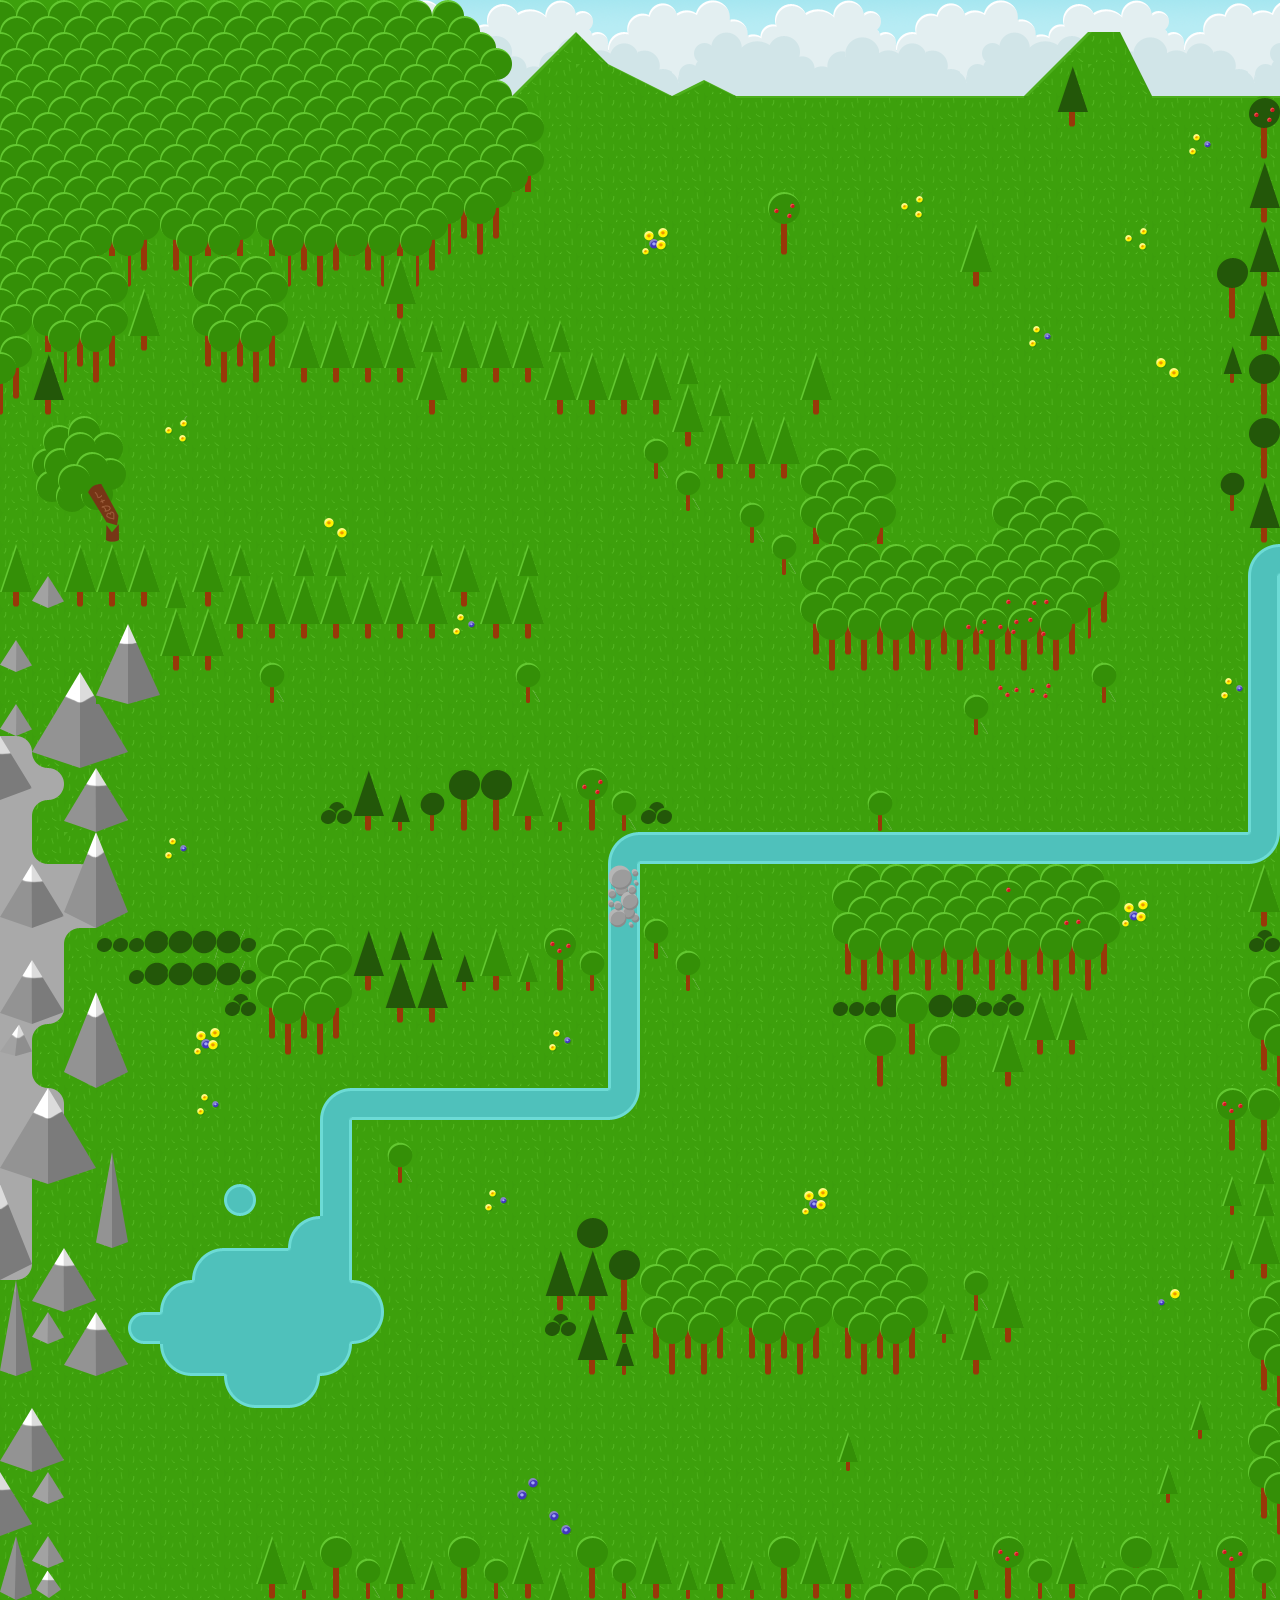

The image is a tile-based game level rendered from a .tmx file. Its description and source (layers, tilesets, objects; grid data summarised) follow:
An orthogonal 40x50 tile map with 32x32 px tiles, 3 tile layers (ground1, ground2, foreground).

<map version="1.0" orientation="orthogonal" width="40" height="50" tilewidth="32" tileheight="32">
 <tileset firstgid="1" name="tileset_grassland" tilewidth="32" tileheight="32">
  <image source="tileset_grassland.png" width="640" height="640" />
  <tile id="14">
   <properties>
    <property name="passable" value="True" />
   </properties>
  </tile>
  <tile id="15">
   <properties>
    <property name="passable" value="True" />
   </properties>
  </tile>
  <tile id="29">
   <properties>
    <property name="passable" value="True" />
   </properties>
  </tile>
  <tile id="34">
   <properties>
    <property name="passable" value="True" />
   </properties>
  </tile>
  <tile id="50">
   <properties>
    <property name="passable" value="True" />
   </properties>
  </tile>
  <tile id="54">
   <properties>
    <property name="passable" value="True" />
   </properties>
  </tile>
  <tile id="71">
   <properties>
    <property name="passable" value="True" />
   </properties>
  </tile>
  <tile id="74">
   <properties>
    <property name="passable" value="True" />
   </properties>
  </tile>
  <tile id="75">
   <properties>
    <property name="passable" value="True" />
   </properties>
  </tile>
  <tile id="100">
   <properties>
    <property name="passable" value="True" />
   </properties>
  </tile>
  <tile id="120">
   <properties>
    <property name="passable" value="True" />
   </properties>
  </tile>
  <tile id="138">
   <properties>
    <property name="passable" value="True" />
   </properties>
  </tile>
  <tile id="158">
   <properties>
    <property name="passable" value="True" />
   </properties>
  </tile>
  <tile id="217">
   <properties>
    <property name="door" value="True" />
    <property name="door_destination" value="13 45" />
    <property name="door_map" value="grassland" />
    <property name="passable" value="True" />
   </properties>
  </tile>
  <tile id="300">
   <properties>
    <property name="door" value="True" />
    <property name="door_destination" value="10 12" />
    <property name="door_map" value="falaise" />
    <property name="passable" value="True" />
   </properties>
  </tile>
 </tileset>
 <layer name="ground1" width="40" height="50">
  <data>[2000 cells, 2000 non-empty, 38 distinct tile ids]</data>
 </layer>
 <layer name="ground2" width="40" height="50">
  <data>[2000 cells, 1975 non-empty, 117 distinct tile ids]</data>
 </layer>
 <layer name="foreground" width="40" height="50">
  <data>[2000 cells, 16 non-empty, 7 distinct tile ids]</data>
 </layer>
</map>
